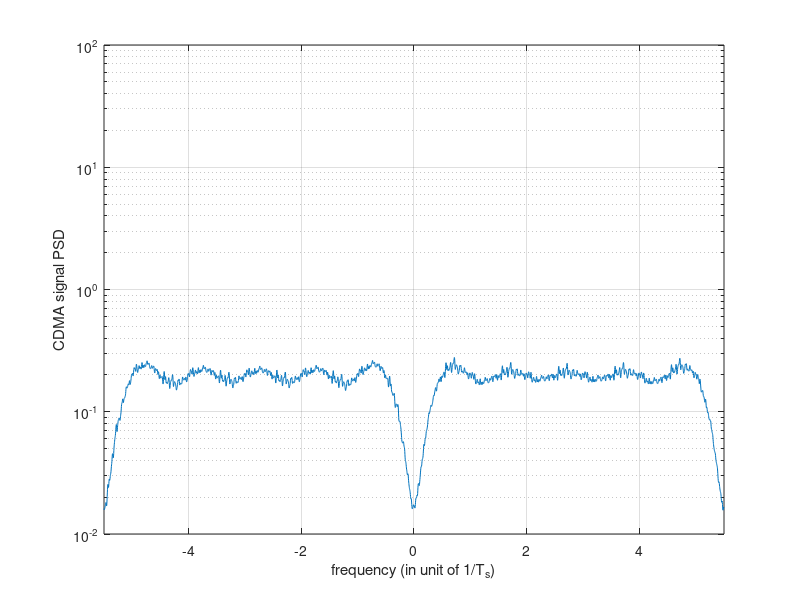
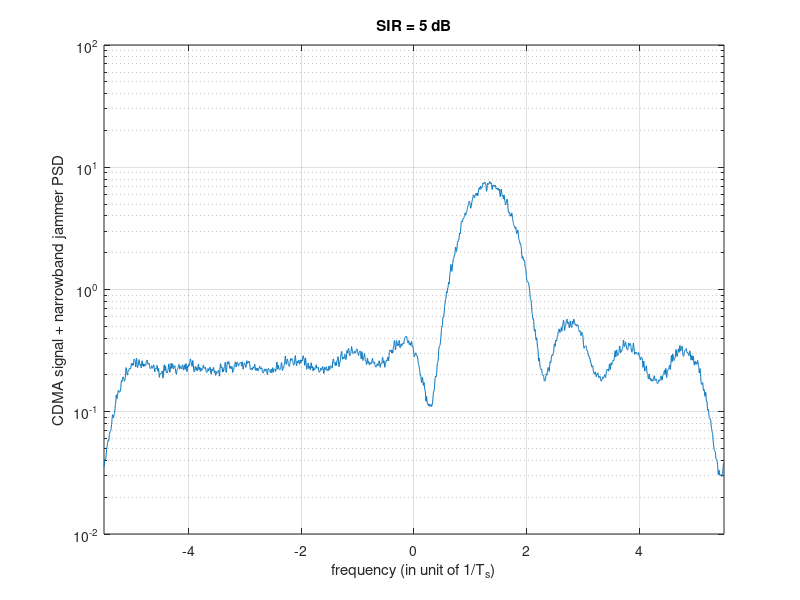
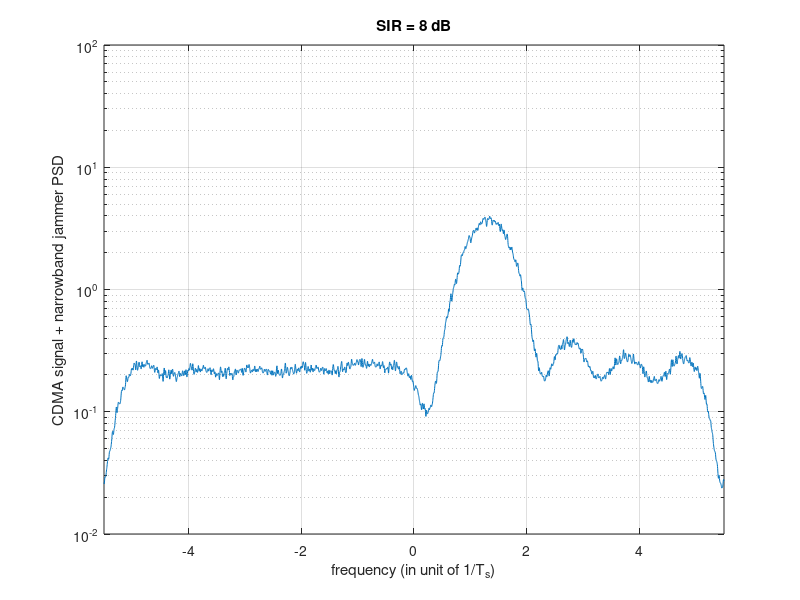
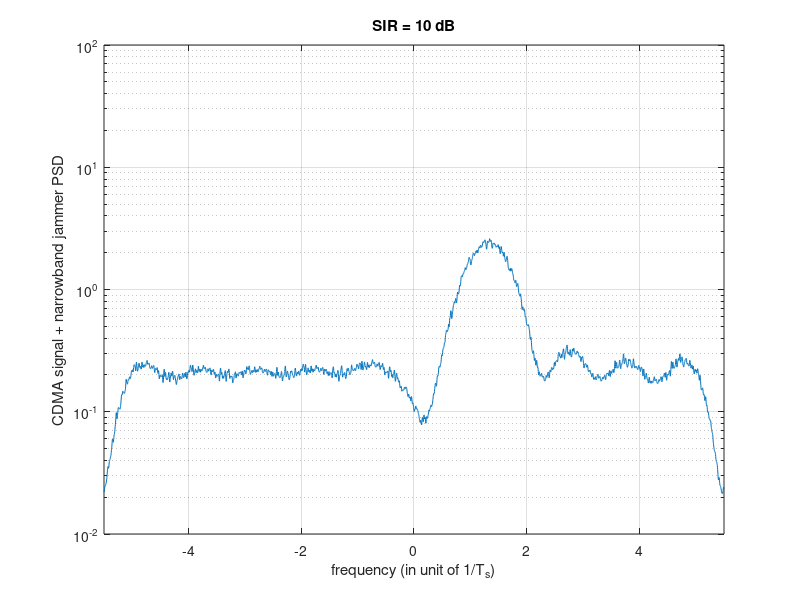

Source code (MATLAB) for these figures, in order:
close all; clear; clc

Ldata = 20000;      % data length in simulation; Must be divisible by 8
Lc = 11;            % spreading factor vs data rate.

% Generate QPSK modulation symbols
data_sym = 2*round(rand(Ldata, 1)) - 1 + 1j*(2*round(rand(Ldata, 1)) - 1);
jam_data = 2*round(rand(Ldata, 1)) - 1 + 1j*(2*round(rand(Ldata, 1)) - 1);

% Generating a spreading code
pcode = [1 1 1 -1 -1 -1 1 -1 -1 1 -1]';

% Now spread
x_in = kron(data_sym, pcode);

% Calculate and plot spectrum for CDMA signal without jamming
[P, x] = pwelch(x_in, [], [], 4096, Lc, 'twosided');
figure(1);
semilogy(x - Lc/2, fftshift(P));
axis([-Lc/2 Lc/2 1.e-2 1.e2]);
grid;
xfont = xlabel('frequency (in unit of 1/T_s)');
yfont = ylabel('CDMA signal PSD');
set(xfont, 'FontSize', 11); set(yfont, 'FontSize', 11);

% Iterate through different SIR values
SIR_values = [5, 8, 10, 20];
for s = 1:length(SIR_values)
   SIR = SIR_values(s);  % Signal to Interference Ratio is in dB
   Pj = 2*Lc / (10^(SIR/10)); % Calculate jamming power
  
   % Generate noise (AWGN)
   noiseq = randn(Ldata*Lc, 1) + 1j*randn(Ldata*Lc, 1); % Power is 2
   noiseq2 = rand(Ldata, 1) + 1j*rand(Ldata, 1);
  
   %% Add jamming sinusoid sampling frequency is fc = Lc
   jam_mod = kron(jam_data, ones(Lc, 1));
   jammer = sqrt(Pj/2)*jam_mod.*exp(1i*2*pi*0.12*(1:Ldata*Lc)).'; % fj/fc=0.12.
   jammer2 = sqrt(Pj/2)*jam_data.*exp(1i*2*pi*0.12*(1:Ldata)).';
  
   % Calculate and plot spectrum for CDMA signal with narrowband jamming
   [P, x] = pwelch(jammer+x_in, [], [], 4096, Lc, 'twosided');
   figure(1 + s);
   semilogy(x - Lc/2, fftshift(P));
   axis([-Lc/2 Lc/2 1.e-2 1.e2]);
   grid;
   xfont = xlabel('frequency (in unit of 1/T_s)');
   yfont = ylabel('CDMA signal + narrowband jammer PSD');
   title(sprintf('SIR = %d dB', SIR));
   set(xfont, 'FontSize', 11); set(yfont, 'FontSize', 11);
  
   % Calculate and plot BER
   BER = [];
   BER_az = [];
   BER_nss = [];
   BER_nss_jam = [];
   for i=1:10
       Eb2N(i) = (i-1);                      %(Eb/N in dB)
       Eb2N_num = 10^(Eb2N(i)/10);         % Eb/N in numeral
       Var_n = Lc/(2*Eb2N_num);            % 1/SNR is the noise variance
       signois = sqrt(Var_n);              % standard deviation
       awgnois = signois*noiseq;           % AWGN
       awgnois2 = signois*noiseq2;
       % Add noise to signals at the channel output
       y_out = x_in + awgnois + jammer;
       y_out2 = data_sym + awgnois2;
       y_out3 = data_sym + awgnois2 + jammer2;
       Y_out = reshape(y_out, Lc, Ldata).';
       % Despread first
       z_out = Y_out*pcode;
       z_out2 = y_out2;
       z_out3 = y_out3;
      
       % Decision based on the sign of the samples
       dec1 = sign(real(z_out)) + 1j*sign(imag(z_out));
       dec2 = sign(real(z_out2)) + 1j*sign(imag(z_out2));
       dec3 = sign(real(z_out3)) + 1j*sign(imag(z_out3));
       
       % Now compare against the original data to compute BER
       BER = [BER; sum([real(data_sym) ~= real(dec1); imag(data_sym) ~= imag(dec1)])/(2*Ldata)];
       BER_az = [BER_az; 0.5*erfc(sqrt(Eb2N_num))];          %analytical
       BER_nss = [BER_nss; sum([real(data_sym) ~= real(dec2); imag(data_sym) ~= imag(dec2)])/(2*Ldata)];
       BER_nss_jam = [BER_nss_jam; sum([real(data_sym) ~= real(dec3); imag(data_sym) ~= imag(dec3)])/(2*Ldata)];
   end
 
   % Plot BER
   figure(5 + s);
   figber = semilogy(Eb2N, BER_az, 'k-', Eb2N, BER, 'k-o', Eb2N, BER_nss, 'b-', Eb2N, BER_nss_jam, 'r-');
   hold on;
   title(sprintf('BER for SIR = %d dB', SIR));
   xlabel('E_b/N (dB)');
   ylabel('Bit error rate');
end

% Plotting configuration for BER
legend('No jamming', 'Narrowband jamming', 'No spreading', 'No spreading jammed', 'location', 'southwest');
set(figber, 'LineWidth', 2);

% Calculate and plot spectrum for non-spread QPSK signal
[P_qpsk, x_qpsk] = pwelch(data_sym, [], [], [4096], 1, 'twosided');
figure(10);
semilogy(x_qpsk - 0.5, fftshift(P_qpsk));
axis([-0.5 0.5 1.e-2 1.e2]);
grid;
xfont = xlabel('frequency (in unit of 1/T_s)');
yfont = ylabel('QPSK signal PSD');
title('Non-Spread QPSK Signal Spectrum');
set(xfont, 'FontSize', 11); set(yfont, 'FontSize', 11);

